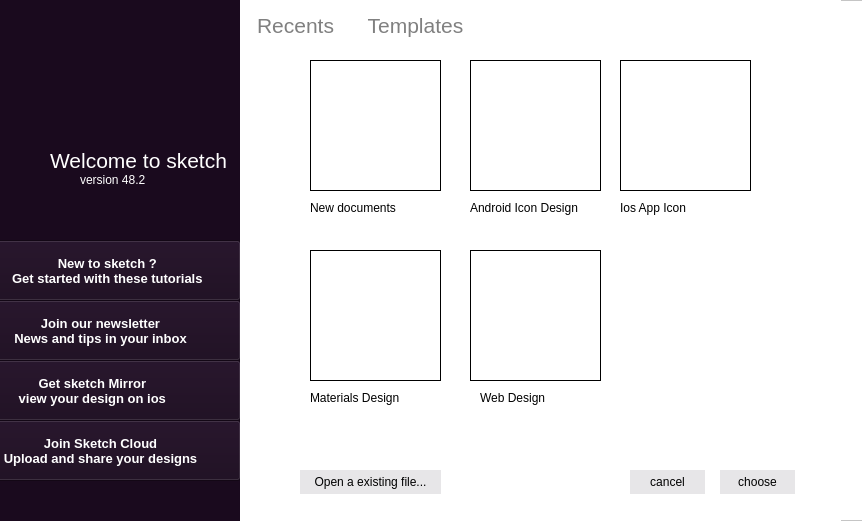
<?xml version="1.0" encoding="UTF-8"?>
<ui version="4.0">
 <class>Form</class>
 <widget class="QWidget" name="Form">
  <property name="geometry">
   <rect>
    <x>0</x>
    <y>0</y>
    <width>862</width>
    <height>521</height>
   </rect>
  </property>
  <property name="minimumSize">
   <size>
    <width>771</width>
    <height>521</height>
   </size>
  </property>
  <property name="windowTitle">
   <string>Form</string>
  </property>
  <widget class="QFrame" name="frame">
   <property name="geometry">
    <rect>
     <x>0</x>
     <y>0</y>
     <width>871</width>
     <height>521</height>
    </rect>
   </property>
   <property name="styleSheet">
    <string notr="true">background-color:white</string>
   </property>
   <property name="frameShape">
    <enum>QFrame::StyledPanel</enum>
   </property>
   <property name="frameShadow">
    <enum>QFrame::Raised</enum>
   </property>
   <widget class="QWidget" name="widget" native="true">
    <property name="geometry">
     <rect>
      <x>-10</x>
      <y>0</y>
      <width>251</width>
      <height>521</height>
     </rect>
    </property>
    <property name="styleSheet">
     <string notr="true">QWidget{background-color:rgb(26, 10, 30);}</string>
    </property>
    <widget class="QLabel" name="label">
     <property name="geometry">
      <rect>
       <x>70</x>
       <y>30</y>
       <width>111</width>
       <height>101</height>
      </rect>
     </property>
     <property name="text">
      <string/>
     </property>
     <property name="pixmap">
      <pixmap>../Static/Appmdl3_3/diamond.png</pixmap>
     </property>
     <property name="scaledContents">
      <bool>true</bool>
     </property>
    </widget>
    <widget class="QLabel" name="label_2">
     <property name="geometry">
      <rect>
       <x>60</x>
       <y>150</y>
       <width>191</width>
       <height>20</height>
      </rect>
     </property>
     <property name="font">
      <font>
       <pointsize>16</pointsize>
      </font>
     </property>
     <property name="styleSheet">
      <string notr="true">color:white</string>
     </property>
     <property name="text">
      <string>Welcome to sketch</string>
     </property>
    </widget>
    <widget class="QPushButton" name="pushButton_2">
     <property name="geometry">
      <rect>
       <x>-30</x>
       <y>300</y>
       <width>281</width>
       <height>61</height>
      </rect>
     </property>
     <property name="font">
      <font>
       <pointsize>10</pointsize>
       <bold>true</bold>
      </font>
     </property>
     <property name="styleSheet">
      <string notr="true">QPushButton
{
	color:white
}
QPushButton:hover
{
	background-color:rgb(245, 163, 97)
}</string>
     </property>
     <property name="text">
      <string>Join our newsletter
News and tips in your inbox</string>
     </property>
     <property name="icon">
      <iconset>
       <normaloff>../Static/Appmdl3_3/orange.png</normaloff>../Static/Appmdl3_3/orange.png</iconset>
     </property>
     <property name="iconSize">
      <size>
       <width>30</width>
       <height>30</height>
      </size>
     </property>
    </widget>
    <widget class="QLabel" name="label_3">
     <property name="geometry">
      <rect>
       <x>90</x>
       <y>170</y>
       <width>81</width>
       <height>20</height>
      </rect>
     </property>
     <property name="styleSheet">
      <string notr="true">color:white</string>
     </property>
     <property name="text">
      <string>version 48.2</string>
     </property>
    </widget>
    <widget class="QPushButton" name="pushButton_15">
     <property name="geometry">
      <rect>
       <x>-20</x>
       <y>240</y>
       <width>271</width>
       <height>61</height>
      </rect>
     </property>
     <property name="font">
      <font>
       <family>Arial</family>
       <pointsize>10</pointsize>
       <bold>true</bold>
      </font>
     </property>
     <property name="styleSheet">
      <string notr="true">QPushButton
{
	color:white
}
QPushButton:hover
{
	background-color:rgb(245, 163, 97)
}</string>
     </property>
     <property name="text">
      <string> New to sketch ?
 Get started with these tutorials</string>
     </property>
     <property name="icon">
      <iconset>
       <normaloff>../Static/Appmdl3_3/worldwide.png</normaloff>../Static/Appmdl3_3/worldwide.png</iconset>
     </property>
     <property name="iconSize">
      <size>
       <width>30</width>
       <height>30</height>
      </size>
     </property>
    </widget>
    <widget class="QPushButton" name="pushButton_3">
     <property name="geometry">
      <rect>
       <x>-50</x>
       <y>360</y>
       <width>301</width>
       <height>61</height>
      </rect>
     </property>
     <property name="font">
      <font>
       <pointsize>10</pointsize>
       <bold>true</bold>
      </font>
     </property>
     <property name="styleSheet">
      <string notr="true">QPushButton
{
	color:white
}
QPushButton:hover
{
	background-color:rgb(245, 163, 97)
}</string>
     </property>
     <property name="text">
      <string> Get sketch Mirror
 view your design on ios</string>
     </property>
     <property name="icon">
      <iconset>
       <normaloff>../Static/Appmdl3_3/diamond.png</normaloff>../Static/Appmdl3_3/diamond.png</iconset>
     </property>
     <property name="iconSize">
      <size>
       <width>30</width>
       <height>30</height>
      </size>
     </property>
    </widget>
    <widget class="QPushButton" name="pushButton">
     <property name="geometry">
      <rect>
       <x>-30</x>
       <y>420</y>
       <width>281</width>
       <height>61</height>
      </rect>
     </property>
     <property name="font">
      <font>
       <family>Arial</family>
       <pointsize>10</pointsize>
       <bold>true</bold>
      </font>
     </property>
     <property name="styleSheet">
      <string notr="true">QPushButton
{
	color:white
}
QPushButton:hover
{
	background-color:rgb(245, 163, 97)
}</string>
     </property>
     <property name="text">
      <string>Join Sketch Cloud
Upload and share your designs</string>
     </property>
     <property name="icon">
      <iconset>
       <normaloff>../Static/Appmdl3_3/[cloud.png</normaloff>../Static/Appmdl3_3/[cloud.png</iconset>
     </property>
     <property name="iconSize">
      <size>
       <width>30</width>
       <height>30</height>
      </size>
     </property>
    </widget>
   </widget>
   <widget class="QWidget" name="widget_2" native="true">
    <property name="geometry">
     <rect>
      <x>240</x>
      <y>0</y>
      <width>601</width>
      <height>521</height>
     </rect>
    </property>
    <property name="styleSheet">
     <string notr="true">color:white</string>
    </property>
    <widget class="QPushButton" name="pushButton_6">
     <property name="geometry">
      <rect>
       <x>70</x>
       <y>60</y>
       <width>131</width>
       <height>131</height>
      </rect>
     </property>
     <property name="styleSheet">
      <string notr="true">QPushButton:hover
{
   border: 2px solid blue;
}

QPushButton
{
	border:1px solid;
} </string>
     </property>
     <property name="text">
      <string/>
     </property>
     <property name="icon">
      <iconset>
       <normaloff>../Static/Appmdl3_3/add (1).png</normaloff>../Static/Appmdl3_3/add (1).png</iconset>
     </property>
     <property name="iconSize">
      <size>
       <width>25</width>
       <height>25</height>
      </size>
     </property>
     <property name="checkable">
      <bool>true</bool>
     </property>
     <property name="checked">
      <bool>true</bool>
     </property>
    </widget>
    <widget class="QPushButton" name="pushButton_5">
     <property name="geometry">
      <rect>
       <x>70</x>
       <y>250</y>
       <width>131</width>
       <height>131</height>
      </rect>
     </property>
     <property name="styleSheet">
      <string notr="true">QPushButton:hover
{
   border: 2px solid blue;
}

QPushButton
{
	border:1px solid;
} </string>
     </property>
     <property name="text">
      <string/>
     </property>
     <property name="icon">
      <iconset>
       <normaloff>../Static/Appmdl3_3/layers.png</normaloff>../Static/Appmdl3_3/layers.png</iconset>
     </property>
     <property name="iconSize">
      <size>
       <width>80</width>
       <height>80</height>
      </size>
     </property>
     <property name="checkable">
      <bool>false</bool>
     </property>
     <property name="flat">
      <bool>false</bool>
     </property>
    </widget>
    <widget class="QPushButton" name="pushButton_7">
     <property name="geometry">
      <rect>
       <x>230</x>
       <y>60</y>
       <width>131</width>
       <height>131</height>
      </rect>
     </property>
     <property name="styleSheet">
      <string notr="true">QPushButton:hover
{
   border: 2px solid blue;
}

QPushButton
{
	border:1px solid;
} </string>
     </property>
     <property name="text">
      <string/>
     </property>
     <property name="icon">
      <iconset>
       <normaloff>../Static/Appmdl3_3/android-logo.png</normaloff>../Static/Appmdl3_3/android-logo.png</iconset>
     </property>
     <property name="iconSize">
      <size>
       <width>80</width>
       <height>80</height>
      </size>
     </property>
    </widget>
    <widget class="QPushButton" name="pushButton_10">
     <property name="geometry">
      <rect>
       <x>230</x>
       <y>250</y>
       <width>131</width>
       <height>131</height>
      </rect>
     </property>
     <property name="styleSheet">
      <string notr="true">QPushButton:hover
{
   border: 2px solid blue;
}

QPushButton
{
	border:1px solid;
} </string>
     </property>
     <property name="text">
      <string/>
     </property>
     <property name="icon">
      <iconset>
       <normaloff>../Static/Appmdl3_3/graphic-design.png</normaloff>../Static/Appmdl3_3/graphic-design.png</iconset>
     </property>
     <property name="iconSize">
      <size>
       <width>80</width>
       <height>80</height>
      </size>
     </property>
    </widget>
    <widget class="QPushButton" name="pushButton_9">
     <property name="geometry">
      <rect>
       <x>380</x>
       <y>60</y>
       <width>131</width>
       <height>131</height>
      </rect>
     </property>
     <property name="styleSheet">
      <string notr="true">QPushButton:hover
{
   border: 2px solid blue;
}

QPushButton
{
	border:1px solid;
} </string>
     </property>
     <property name="text">
      <string/>
     </property>
     <property name="icon">
      <iconset>
       <normaloff>../Static/Appmdl3_3/stock-exchange-app.png</normaloff>../Static/Appmdl3_3/stock-exchange-app.png</iconset>
     </property>
     <property name="iconSize">
      <size>
       <width>80</width>
       <height>80</height>
      </size>
     </property>
    </widget>
    <widget class="QPushButton" name="pushButton_8">
     <property name="geometry">
      <rect>
       <x>0</x>
       <y>10</y>
       <width>111</width>
       <height>31</height>
      </rect>
     </property>
     <property name="font">
      <font>
       <pointsize>16</pointsize>
      </font>
     </property>
     <property name="styleSheet">
      <string notr="true">QPushButton:hover
{
	color:black
}

QPushButton
{
	color:grey
}</string>
     </property>
     <property name="text">
      <string>Recents</string>
     </property>
     <property name="flat">
      <bool>true</bool>
     </property>
    </widget>
    <widget class="QPushButton" name="pushButton_11">
     <property name="geometry">
      <rect>
       <x>120</x>
       <y>10</y>
       <width>111</width>
       <height>31</height>
      </rect>
     </property>
     <property name="font">
      <font>
       <pointsize>16</pointsize>
      </font>
     </property>
     <property name="styleSheet">
      <string notr="true">QPushButton:hover
{
	color:black
}

QPushButton
{
	color:grey
}
</string>
     </property>
     <property name="text">
      <string>Templates</string>
     </property>
     <property name="flat">
      <bool>true</bool>
     </property>
    </widget>
    <widget class="QPushButton" name="pushButton_13">
     <property name="geometry">
      <rect>
       <x>390</x>
       <y>470</y>
       <width>75</width>
       <height>24</height>
      </rect>
     </property>
     <property name="styleSheet">
      <string notr="true">QPushButton:hover
{
	background-color:rgb(102, 237, 250)
}

QPushButton
{
	color:black;
	border:0px solid;
	background-color:rgb(231, 230, 232)
	
}</string>
     </property>
     <property name="text">
      <string>cancel</string>
     </property>
    </widget>
    <widget class="QPushButton" name="pushButton_14">
     <property name="geometry">
      <rect>
       <x>480</x>
       <y>470</y>
       <width>75</width>
       <height>24</height>
      </rect>
     </property>
     <property name="styleSheet">
      <string notr="true">QPushButton:hover
{
	background-color:rgb(102, 237, 250)
}

QPushButton
{
	color:black;
	border:0px solid;
	background-color:rgb(231, 230, 232)
	
}</string>
     </property>
     <property name="text">
      <string>choose</string>
     </property>
    </widget>
    <widget class="QPushButton" name="pushButton_12">
     <property name="geometry">
      <rect>
       <x>60</x>
       <y>470</y>
       <width>141</width>
       <height>24</height>
      </rect>
     </property>
     <property name="styleSheet">
      <string notr="true">QPushButton:hover
{
	background-color:rgb(102, 237, 250)
}

QPushButton
{
	color:black;
	border:0px solid;
	background-color:rgb(231, 230, 232)
	
}</string>
     </property>
     <property name="text">
      <string>Open a existing file...</string>
     </property>
    </widget>
    <widget class="QLabel" name="label_4">
     <property name="geometry">
      <rect>
       <x>70</x>
       <y>200</y>
       <width>91</width>
       <height>16</height>
      </rect>
     </property>
     <property name="styleSheet">
      <string notr="true">color:black</string>
     </property>
     <property name="text">
      <string>New documents</string>
     </property>
    </widget>
    <widget class="QLabel" name="label_9">
     <property name="geometry">
      <rect>
       <x>230</x>
       <y>200</y>
       <width>121</width>
       <height>16</height>
      </rect>
     </property>
     <property name="styleSheet">
      <string notr="true">color:black</string>
     </property>
     <property name="text">
      <string>Android Icon Design</string>
     </property>
    </widget>
    <widget class="QLabel" name="label_10">
     <property name="geometry">
      <rect>
       <x>70</x>
       <y>390</y>
       <width>111</width>
       <height>16</height>
      </rect>
     </property>
     <property name="styleSheet">
      <string notr="true">color:black</string>
     </property>
     <property name="text">
      <string>Materials Design</string>
     </property>
    </widget>
    <widget class="QLabel" name="label_11">
     <property name="geometry">
      <rect>
       <x>240</x>
       <y>390</y>
       <width>91</width>
       <height>16</height>
      </rect>
     </property>
     <property name="styleSheet">
      <string notr="true">color:black</string>
     </property>
     <property name="text">
      <string>Web Design</string>
     </property>
    </widget>
    <widget class="QLabel" name="label_12">
     <property name="geometry">
      <rect>
       <x>380</x>
       <y>200</y>
       <width>91</width>
       <height>16</height>
      </rect>
     </property>
     <property name="styleSheet">
      <string notr="true">color:black</string>
     </property>
     <property name="text">
      <string>Ios App Icon</string>
     </property>
    </widget>
   </widget>
  </widget>
 </widget>
 <resources/>
 <connections/>
</ui>
